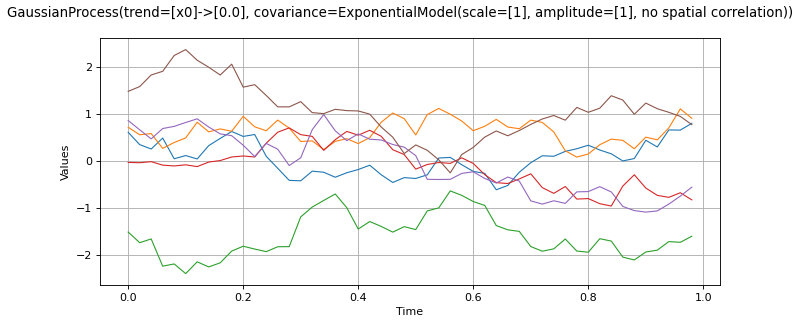

Write the Python code that produced this figure.
import openturns as ot
from matplotlib import pyplot as plt
from openturns.viewer import View
if ot.GaussianProcess().__class__.__name__ == 'Process':
    # default to Gaussian for the interface class
    process = ot.GaussianProcess()
elif ot.GaussianProcess().__class__.__name__ == 'DiscreteMarkovChain':
    process = ot.GaussianProcess()
    process.setTransitionMatrix(ot.SquareMatrix([[0.0,0.5,0.5],[0.7,0.0,0.3],[0.8,0.0,0.2]]))
    origin = 0
    process.setOrigin(origin)
else:
    process = ot.GaussianProcess()
process.setTimeGrid(ot.RegularGrid(0.0, 0.02, 50))
process.setDescription(['$x$'])
sample = process.getSample(6)
sample_graph = sample.drawMarginal(0)
sample_graph.setTitle(str(process))

fig = plt.figure(figsize=(10, 4))
sample_axis = fig.add_subplot(111)
View(sample_graph, figure=fig, axes=[sample_axis], add_legend=False)
